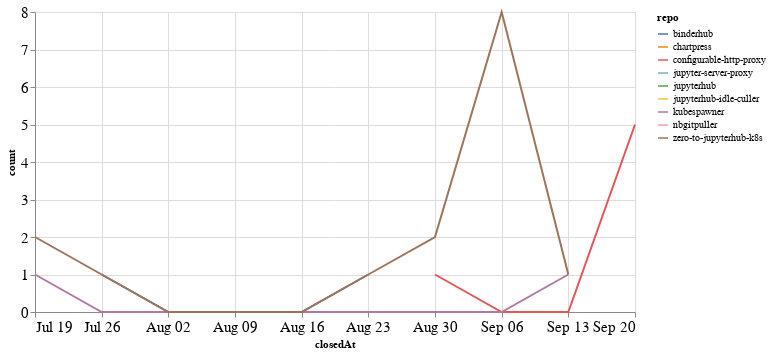

The code cell stored with this chart in its notebook:
### Code cell
closed_by_time = closed_by.groupby('repo').resample('W', on='closedAt').count()['author'].reset_index()
closed_by_time = closed_by_time.rename(columns={'author': 'count'})

alt.Chart(closed_by_time, width=600).mark_line().encode(
    x='closedAt',
    y='count',
    color='repo',
    tooltip="repo"
)

### Figure 1 — Vega-Lite specification as saved in the notebook (floating-point values rounded to 4 significant figures)
{"config": {"axisLeft": {"labelFontSize": 15}, "axisBottom": {"labelFontSize": 15}}, "data": {"name": "data-611b736181f1a568c03481b7697fc0d1"}, "mark": "line", "encoding": {"color": {"type": "nominal", "field": "repo"}, "tooltip": {"type": "nominal", "field": "repo"}, "x": {"type": "temporal", "field": "closedAt"}, "y": {"type": "quantitative", "field": "count"}}, "width": 600, "$schema": "https://vega.github.io/schema/vega-lite/v4.8.1.json", "datasets": {"data-611b736181f1a568c03481b7697fc0d1": [{"repo": "binderhub", "closedAt": "2020-07-26T00:00:00", "count": 1}, {"repo": "binderhub", "closedAt": "2020-08-02T00:00:00", "count": 0}, {"repo": "binderhub", "closedAt": "2020-08-09T00:00:00", "count": 0}, {"repo": "binderhub", "closedAt": "2020-08-16T00:00:00", "count": 0}, {"repo": "binderhub", "closedAt": "2020-08-23T00:00:00", "count": 1}, {"repo": "chartpress", "closedAt": "2020-07-19T00:00:00", "count": 1}, {"repo": "configurable-http-proxy", "closedAt": "2020-08-30T00:00:00", "count": 1}, {"repo": "configurable-http-proxy", "closedAt": "2020-09-06T00:00:00", "count": 0}, {"repo": "configurable-http-proxy", "closedAt": "2020-09-13T00:00:00", "count": 0}, {"repo": "configurable-http-proxy", "closedAt": "2020-09-20T00:00:00", "count": 5}, {"repo": "jupyter-server-proxy", "closedAt": "2020-08-02T00:00:00", "count": 1}, {"repo": "jupyterhub", "closedAt": "2020-08-23T00:00:00", "count": 1}, {"repo": "jupyterhub-idle-culler", "closedAt": "2020-08-23T00:00:00", "count": 1}, {"repo": "kubespawner", "closedAt": "2020-07-19T00:00:00", "count": 1}, {"repo": "kubespawner", "closedAt": "2020-07-26T00:00:00", "count": 0}, {"repo": "kubespawner", "closedAt": "2020-08-02T00:00:00", "count": 0}, {"repo": "kubespawner", "closedAt": "2020-08-09T00:00:00", "count": 0}, {"repo": "kubespawner", "closedAt": "2020-08-16T00:00:00", "count": 0}, {"repo": "kubespawner", "closedAt": "2020-08-23T00:00:00", "count": 0}, {"repo": "kubespawner", "closedAt": "2020-08-30T00:00:00", "count": 0}, {"repo": "kubespawner", "closedAt": "2020-09-06T00:00:00", "count": 0}, {"repo": "kubespawner", "closedAt": "2020-09-13T00:00:00", "count": 1}, {"repo": "nbgitpuller", "closedAt": "2020-08-02T00:00:00", "count": 4}, {"repo": "zero-to-jupyterhub-k8s", "closedAt": "2020-07-19T00:00:00", "count": 2}, {"repo": "zero-to-jupyterhub-k8s", "closedAt": "2020-07-26T00:00:00", "count": 1}, {"repo": "zero-to-jupyterhub-k8s", "closedAt": "2020-08-02T00:00:00", "count": 0}, {"repo": "zero-to-jupyterhub-k8s", "closedAt": "2020-08-09T00:00:00", "count": 0}, {"repo": "zero-to-jupyterhub-k8s", "closedAt": "2020-08-16T00:00:00", "count": 0}, {"repo": "zero-to-jupyterhub-k8s", "closedAt": "2020-08-23T00:00:00", "count": 1}, {"repo": "zero-to-jupyterhub-k8s", "closedAt": "2020-08-30T00:00:00", "count": 2}, {"repo": "zero-to-jupyterhub-k8s", "closedAt": "2020-09-06T00:00:00", "count": 8}, {"repo": "zero-to-jupyterhub-k8s", "closedAt": "2020-09-13T00:00:00", "count": 1}]}}
